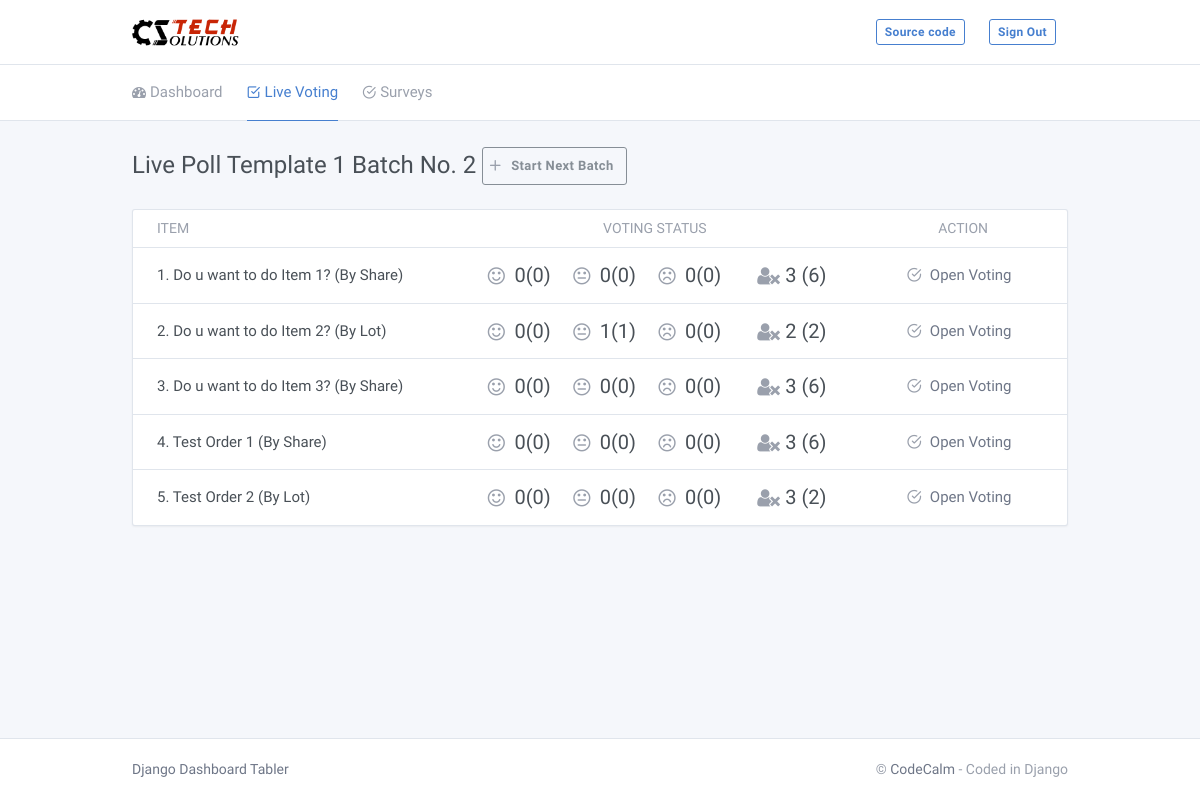
The app's page /live_voting/ (signed in) with its own data.
### ballot/models.py (models this page shows, shortened)
class LivePoll(LogMixin):
    title = models.CharField(max_length=255)
    company = models.ForeignKey(Company, on_delete=models.PROTECT)
    is_chosen = models.BooleanField('Is Chosen', default=False)
    class Meta:
        managed = True
        verbose_name = 'Live Poll'
        verbose_name_plural = 'Live Polls'

class LivePollItem(LogMixin):
    poll = models.ForeignKey(LivePoll, related_name='items', on_delete=models.PROTECT)
    order = models.PositiveSmallIntegerField('Sequence Order', default=0)
    text = models.CharField(max_length=255)
    is_open = models.BooleanField('Is Open', default=False)
    opened_at = models.DateTimeField('Vote Opened At', null=True, blank=True)
    opening_duration_minustes = models.PositiveSmallIntegerField('Vote Opening Duration Minustes', default=5)
    poll_type = models.PositiveSmallIntegerField('Poll Type', choices=POLL_TYPES, default=1)
    class Meta:
        managed = True
        verbose_name = 'Live Poll Item'
        verbose_name_plural = 'Live Poll Items'
        unique_together = ('text', 'poll')
        ordering = ['order']

### ballot/views.py (the view)
# urls.py: path('live_voting/', views.live_voting, name='live_voting'),
@login_required(login_url='/login/')
def live_voting(request):
    if request.user.is_staff and request.user.user_type == USER_TYPE_COMPANY:
        user_company = request.user.company
        poll = LivePoll.objects.filter(company=user_company, is_chosen=True).first()
        poll_details = {}
        if poll:
            count_users = AuthUser.objects.filter(user_type=USER_TYPE_USER, company=user_company, is_active=True).count()
            poll_details['id'] = poll.id
            poll_details['title'] = poll.title
            batch = LivePollBatch.objects.filter(poll=poll).order_by('-batch_no').first()
            items = []
            has_voting_opened = False
            batch_no = None
            if batch is not None:
                batch_no = batch.batch_no
                poll_items = LivePollItem.objects.filter(poll=poll)
                for poll_item in poll_items:
                    item = {}
                    item['id'] = poll_item.id
                    item['text'] = poll_item.text
                    item['is_open'] = poll_item.is_open
                    item['type'] = poll_item.poll_type
                    item_result = {}
                    for_count = 0
                    for_addon_count = 0
                    for vote in LivePollItemVote.objects.filter(poll_item=poll_item, vote_option=1, poll_batch=batch):
                        for_count = for_count + 1
                        if poll_item.poll_type == POLL_TYPE_BY_SHARE:
                            for_addon_count = for_addon_count + vote.user.weight
                        if poll_item.poll_type == POLL_TYPE_BY_LOT:
                            for_addon_count = for_addon_count + LivePollProxy.objects.filter(main_user=vote.user, poll_batch=batch).count()
                    item_result['for'] = for_count
                    item_result['for_addon'] = for_addon_count
                    abstain_count = 0
                    abstain_addon_count = 0
                    for vote in LivePollItemVote.objects.filter(poll_item=poll_item, vote_option=2, poll_batch=batch):
                        abstain_count = abstain_count + 1
                        if poll_item.poll_type == POLL_TYPE_BY_SHARE:
                            abstain_addon_count = abstain_addon_count + vote.user.weight
                        if poll_item.poll_type == POLL_TYPE_BY_LOT:
                            abstain_addon_count = abstain_addon_count + LivePollProxy.objects.filter(main_user=vote.user, poll_batch=batch).count()
                    item_result['abstain'] = abstain_count
                    item_result['abstain_addon'] = abstain_addon_count
                    against_count = 0
                    against_addon_count = 0
                    for vote in LivePollItemVote.objects.filter(poll_item=poll_item, vote_option=3, poll_batch=batch):
                        against_count = against_count + 1
                        if poll_item.poll_type == POLL_TYPE_BY_SHARE:
                            against_addon_count = against_addon_count + vote.user.weight
                        if poll_item.poll_type == POLL_TYPE_BY_LOT:
                            against_addon_count = against_addon_count + LivePollProxy.objects.filter(main_user=vote.user, poll_batch=batch).count()
                    item_result['against'] = against_count
                    item_result['against_addon'] = against_addon_count
                    item_result['miss'] = count_users - for_count - abstain_count - against_count
                    item['result'] = item_result
                    item['addon'] = 0
                    if poll_item.poll_type == POLL_TYPE_BY_SHARE:
                        for user in AuthUser.objects.filter(user_type=USER_TYPE_USER, company=user_company, is_active=True):
                            item['addon'] = item['addon'] + user.weight
                    if poll_item.poll_type == POLL_TYPE_BY_LOT:
                        for proxy_user in LivePollProxy.objects.filter(main_user__company=user_company, poll_batch=batch):
                            item['addon'] += proxy_user.proxy_users.count()
                    items.append(item)
                    if poll_item.is_open:
                        has_voting_opened = True
            poll_details['items'] = items
            poll_details['batch_no'] = batch_no
        return render(request, 'live_voting.html', {'poll_details': poll_details, 'has_voting_opened': has_voting_opened})
    else:
        if request.user.is_superuser:
            return HttpResponse('Admin Page U/C')
        else:
            return HttpResponseRedirect(reverse('ballot:dashboard', args=()))

### ballot/templates/live_voting.html (shortened to what this page needs)
{% extends "layouts/base.html" %}
{% block content %}
<div class="my-12 my-md-12">
  <div class="container">
    <div class="page-header">
      <h1 class="page-title">
        {{ poll_details.title }} Batch No. {{ poll_details.batch_no }} <a href="{% url 'ballot:start_next_batch' poll_details.id %}" target="_self" class="btn btn-outline-secondary"><i class="dropdown-icon fe fe-plus"></i><b>Start Next Batch</b></a>
      </h1>
    </div>
    <div class="row row-cards row-deck">
      <div class="col-12">
        <div class="card">
          <div class="table-responsive">
            <table class="table table-hover table-outline table-vcenter text-nowrap card-table">
              <thead>
                <tr>
                  <th>Item</th>
                  <th class="text-center">Voting Status</th>
                  <th class="text-center">Action</th>
                </tr>
              </thead>
              <tbody>
                {% for item in poll_details.items %}
                <tr>
                  <td>
                    <div>{{ forloop.counter }}. {{ item.text }} (By {% if item.type == 1 %}Share{% endif %}{% if item.type == 2 %}Lot{% endif %})</div>
                  </td>
                  <td class="text-left status">
                    <i class="dropdown-icon fa fa-smile-o"></i>{{ item.result.for }}({{ item.result.for_addon }})
                    <i class="dropdown-icon fa fa-meh-o"></i>{{ item.result.abstain }}({{ item.result.abstain_addon }})
                    <i class="dropdown-icon fa fa-frown-o"></i>{{ item.result.against }}({{ item.result.against_addon }})
                    &nbsp;&nbsp;
                    <i class="dropdown-icon fa fa-user-times"></i>{{ item.result.miss }}&nbsp;({{ item.addon }})
                  </td>
                  <td class="text-center">
                    {% if item.is_open %}
                    <a href="{% url 'ballot:close_live_voting' item.id %}" target="_self" class="dropdown-item"><i class="dropdown-icon fe fe-disc"></i><b>Close Voting</b></a>
                    {% else %}
                    <a href="{% url 'ballot:open_live_voting' item.id %}" target="_self" class="dropdown-item {% if has_voting_opened %}disabled{% endif %}"><i class="dropdown-icon fe fe-check-circle"></i>Open Voting</a>
                    {% endif %}
                  </td>
                </tr>
                {% endfor %}
              </tbody>
            </table>
          </div>
        </div>
      </div>
    </div>
  </div>
</div>
{% endblock content %}

### ballot/templates/live_voting.html (style rules this page uses)
td.status { font-size: 20px; padding-left: 2rem; }
td.status > .dropdown-icon { margin-left: 1rem; margin-right: 0.5rem; }

### records on screen
LivePoll: title "Live Poll Template 1"
LivePollItem: text "Do u want to do Item 1?"
LivePollItem: text "Do u want to do Item 2?"
LivePollItem: text "Do u want to do Item 3?"
LivePollItem: text "Test Order 1"
LivePollItem: text "Test Order 2"

### other values on screen
{{ poll_details.batch_no }} "2"
{{ item.result.for }} "0" "0" "0" "0" "0"
{{ item.result.for_addon }} "0" "0" "0" "0" "0"
{{ item.result.abstain }} "0" "1" "0" "0" "0"
{{ item.result.abstain_addon }} "0" "1" "0" "0" "0"
{{ item.result.against }} "0" "0" "0" "0" "0"
{{ item.result.against_addon }} "0" "0" "0" "0" "0"
{{ item.result.miss }} "3" "2" "3" "3" "3"
{{ item.addon }} "6" "2" "6" "6" "2"
